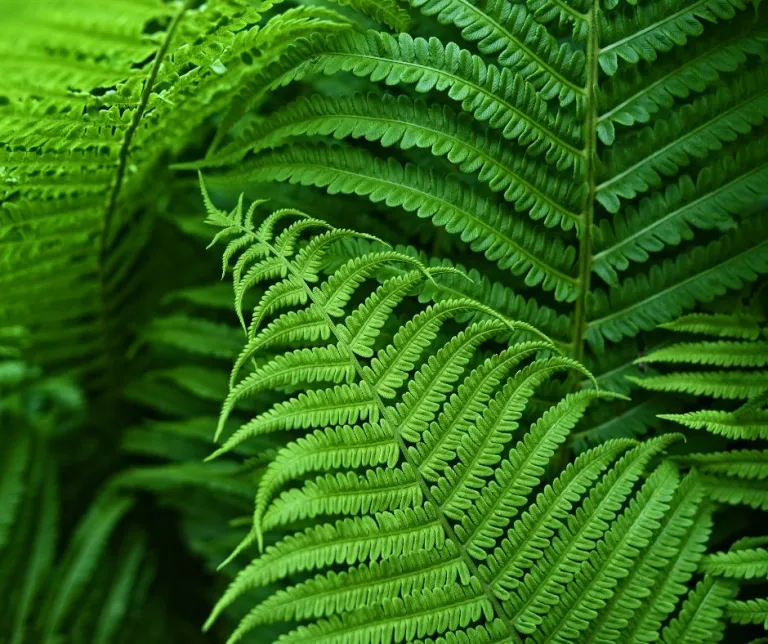
#> input picture test.jpg, 768 x 644 px; its folder holds only this picture in this run
$ python -i core.py   (imports and definitions only)
#> lines starting #> are read from the running program, lines starting #| are printed output that depends on the picture; long printed decimals are rounded
import numpy as np
import matplotlib.pyplot as plt
import matplotlib.image as mpimg
import sys
import time
import cv2

from scipy import stats
from skimage import io, transform

from scipy.signal import argrelextrema

import skimage as ski

import numpy.ma as ma
import csv
from PIL import Image
from PIL import ImageOps

import os

import os.path


import glob

import pandas as pd

import pickle

import math
from random import randint, random


#FIXME: add complexity entropy calculation, coarse graining depth, coarse graining methods
#FIXME: better coarse graining stage labelling

# Function converting colored picture to the gray scale

def rgb2gray(rgb):
    return np.dot(rgb[...,:3], [0.2989, 0.5870, 0.1140])

# Function doing coarse graining of the image

def coarse_grain(img, depth):
    #if depth>11:#FIXME
        #depth=11
    stack_of_patterns = []  # To keep all the coarse-grained pictures
    stack_of_patterns.append(img)  # Append the original picture
    full_depth = int(np.log2(len(img))) # Estimates the total number of coarse-graining steps that can be done, assuming that we apply 2*2 filter at each step
    # do dft saving as complex output
    dft = np.fft.fft2(img, axes=(0,1))
    # apply shift of origin to center of image
    dft_shift = np.fft.fftshift(dft)
    mag = np.abs(dft_shift)
    if mag.all() != 0:
        spec = np.log(mag) / 20
    else:
        spec=0

    blur_range=np.geomspace(256.0, 1.0,num=15)#[128,96,64,48,32,24,16,12,8,4,2]#
    for iloop in range(1, depth):
        # create circle mask
        r=blur_range[iloop]
        radius = int(r)
        mask = np.zeros_like(img)
        cy = mask.shape[0] // 2
        cx = mask.shape[1] // 2
        #print('preparing mask')
        cv2.circle(mask, (cx,cy), radius, (255,255,255), -1)[0]

        fz=radius*2-1
        # blur the mask
        #print('preparing blurry mask')
        mask2 = cv2.GaussianBlur(mask, (fz,fz), 0)
        #print('done')
        # apply mask to dft_shift
        dft_shift_masked = np.multiply(dft_shift,mask) / 255
        dft_shift_masked2 = np.multiply(dft_shift,mask2) / 255

        # shift origin from center to upper left corner
        back_ishift = np.fft.ifftshift(dft_shift)
        back_ishift_masked = np.fft.ifftshift(dft_shift_masked)
        back_ishift_masked2 = np.fft.ifftshift(dft_shift_masked2)


        # do idft saving as complex output
        img_back = np.fft.ifft2(back_ishift, axes=(0,1))
        img_filtered = np.fft.ifft2(back_ishift_masked, axes=(0,1))
        img_filtered2 = np.fft.ifft2(back_ishift_masked2, axes=(0,1))

        # combine complex real and imaginary components to form (the magnitude for) the original image again
        img_back = np.abs(img_back).clip(0,255).astype(np.float64)
        img_filtered = np.abs(img_filtered).clip(0,255).astype(np.float64)
        img_filtered2 = np.abs(img_filtered2).clip(0,255).astype(np.float64)

        renormalized_pattern=img_filtered2
        '''
        for jloop in range(2**(full_depth-iloop)):   # The core averaging procedure
            for kloop in range(2**(full_depth-iloop)):

                pixel = 1/4. * (parental_pattern[kloop*2][jloop*2]+parental_pattern[kloop*2+1][jloop*2]+parental_pattern[kloop*2][jloop*2+1]+parental_pattern[kloop*2+1][jloop*2+1] )
                renormalized_pattern[kloop][jloop] = pixel
        '''
        stack_of_patterns.append(renormalized_pattern) # Append the renormalized picture to the stack

    return stack_of_patterns

def compute_complexities(img):

    partials = []  # this will store partial complexities C1, C2, C3 etc.
    complexities = []   # this will store cumulative complexities like C1, C1+C2, C1+C2+C3... The final cumulative complexity is the overall one.

    depth1=15
    stack = coarse_grain(img, depth1)  # Does the coarse-graining to depth = (maximal depth - 3)  -  I assume that the last three patterns are too coarse to bear any interesting information

    complexity = 0    # Will be the overall complexity
    partial = []

    #norm=np.einsum('ij,ij', img, img)
    #stack=stack/norm
    for iloop in range(1, len(stack)):

        complexity += np.abs(np.einsum('ij,ij', stack[iloop], stack[iloop-1]) - np.einsum('ij,ij', stack[iloop-1], stack[iloop-1]))    # Add overlap(i,i-1) - overlap(i-1,i-1) to the complexity
        partial.append(np.abs(np.einsum('ij,ij', stack[iloop], stack[iloop-1]) - np.einsum('ij,ij', stack[iloop-1], stack[iloop-1])))  # Remember overlap(i,i-1) - overlap(i-1,i-1) as the partial complexity

        complexities.append(complexity)   # Array of cumulative complexities
        partials.append(partial)   # Array of partial complexities

        # [9 lines of commented-out code are left out]
    return complexity, partial


# [71 lines left out: functions debug_cg, image_stats, not called in this run]

fpath="test.jpg"
cg_type='fft'

try:
#complexity_colour_fft.py suprematism "../Savoias-Dataset/Images/Suprematism/" "../Savoias-Dataset/Images/global_ranking/global_ranking_sup.xlsx" blur
	fpath=sys.argv[1]
except:
	print("computing MSSC for test.jpg by default. for a different file please run this script with appropriate parameters: mssc_base_script.py filename.jpg\n")
#cg_type=sys.argv[4]

# [1 line not run here, left out]
############load sorted files##########################
#takes an image part as an argument #FIXME takes image, implement loading separately with all the catches
def calculate_mssc(fpath):
#> called with fpath = '../../test.jpg'
    img = Image.open(fpath)
#> img is the input picture: PIL image 768x644 RGB; mean R, G, B 48.5, 106.5, 22


    im=np.array(img)#(ImageOps.grayscale(im)))

    print("converted images to numpy")
    #all 3 colours
    complexity_list=[]
    complexity_list_partial=[]
    local_max_list=[]
    local_min_list=[]


    if len(im.shape) == 2:#for greyscale images
		    rs = transform.resize(im, (512,512), anti_aliasing=False)
		    rs=rs.astype(np.float64)
		    norm=np.einsum('ij,ij', rs, rs)
		    #intensity of image/square root of norm
		    rs=rs/np.sqrt(norm)
		    x, partial = compute_complexities(rs)   # Compute all the complexities for the image
		    #print(x)
		    #x=x/norm
		    partial=partial/norm
		    # [5 lines of commented-out code are left out]
    else:
		    rs = transform.resize(im, (512,512), anti_aliasing=False)
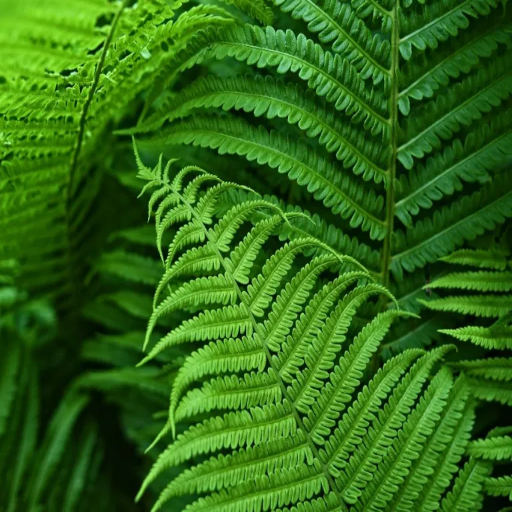
#> rs: shape (512, 512, 3) float64; mean R, G, B 0.19, 0.418, 0.0862
		    im_channels=[im[:,:,0], im[:,:,1], im[:,:,2]]#FIXME there's a more elegant way to do this
		    im_intensity=[0, 0, 0]
		    j=0
		    complexity_channels=[]
		    complexity_channels_partial=[]
		    for im_c in im_channels:
			    norm=im_c/256
			    coeff=np.sum(norm)/(norm.shape[0]*norm.shape[1])
			    im_intensity[j]=coeff

			    rs = transform.resize(im_c, (512,512), anti_aliasing=False)
			    rs=rs.astype(np.float64)
			    norm=np.einsum('ij,ij', rs, rs)
			    rs=rs/np.sqrt(norm)
			    #intensity of image/square root of norm

			    x, partial = compute_complexities(rs)   # Compute all the complexities for the image
			    #x=x/norm
			    #partial=partial/norm
			    j=j+1
			    complexity_channels.append(x)
			    complexity_channels_partial.append(partial)
#> this loop made 3 passes
#> (coeff, x) on passes 1 to 3: (0.189, 0.218), (0.416, 0.114), (0.0858, 0.329)
#> pass 1, in calculate_mssc, `norm=im_c/256`:
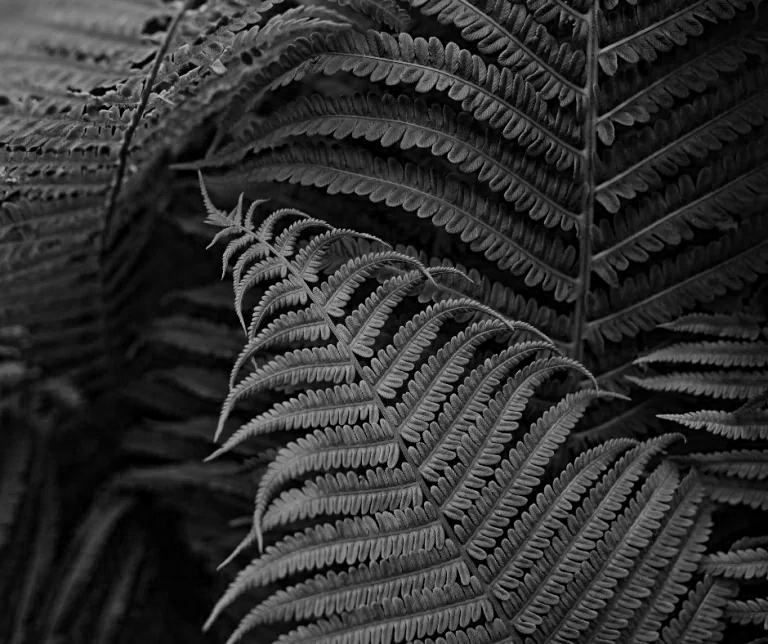
#> norm: shape (644, 768) float64; min 0, max 0.734, mean 0.189
#> pass 1, in calculate_mssc, `rs = transform.resize(im_c, (512,512), anti_aliasing=False)`:
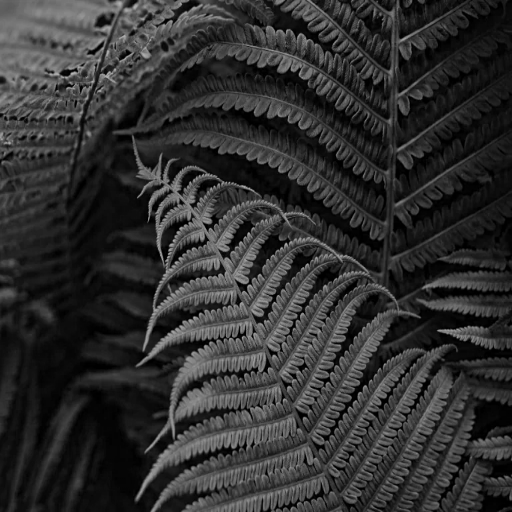
#> rs: shape (512, 512) float64; min 0, max 0.726, mean 0.19
#> pass 1, in calculate_mssc, `rs=rs/np.sqrt(norm)`:
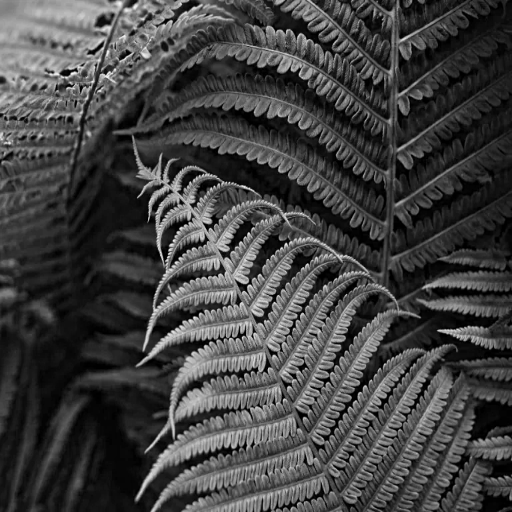
#> rs: shape (512, 512) float64; min 0, max 0.00597, mean 0.00156; drawn with min black and max white
#> after the loop:
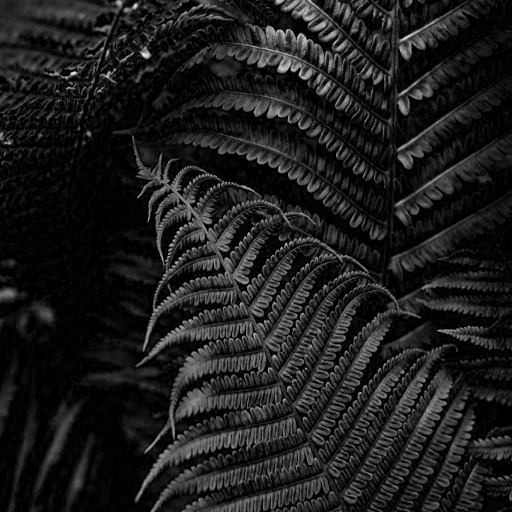
#> rs: shape (512, 512) float64; min 0, max 0.0112, mean 0.0013; drawn with min black and max white
#> after the loop, complexity_channels = [0.218, 0.114, 0.329]; complexity_channels_partial = 3 items; im_intensity = [0.189, 0.416, 0.0858]; j = 3

		    cmpl=(im_intensity[0]*complexity_channels[0] + im_intensity[1]*complexity_channels[1] + im_intensity[2]*complexity_channels[2])/3
#> cmpl = 0.039
		    cmpl_partial=(im_intensity[0]*np.asarray(complexity_channels_partial[0]) + im_intensity[1]*np.asarray(complexity_channels_partial[1]) + im_intensity[2]*np.asarray(complexity_channels_partial[2]))/3
#> cmpl_partial = [0.00297, 0.00225, 0.00275, 0.00331, 0.00354, 0.00419, 0.00363, 0.00365, 0.00224, 0.00327, 0.000788, 0.00367, 0.00276, 0]
		    cmpl_partial=cmpl_partial
		    # [5 lines of commented-out code are left out]


    print(x)
#| 0.329
    print(partial)
#| [0.03912, 0.03148, 0.03459, 0.03693, 0.03587, 0.0383, 0.03059, 0.02943, 0.01333, 0.01662, 0.004786, 0.01598, 0.001926, 0.0]

    #FIXME: add a function for cutting off edges

#> (the run stopped early here; a loop or call above may not have finished)
